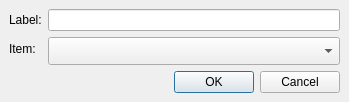
<?xml version="1.0" encoding="UTF-8"?>
<ui version="4.0">
 <class>Mark2ItemDlg</class>
 <widget class="QDialog" name="Mark2ItemDlg">
  <property name="geometry">
   <rect>
    <x>0</x>
    <y>0</y>
    <width>349</width>
    <height>102</height>
   </rect>
  </property>
  <property name="sizePolicy">
   <sizepolicy hsizetype="Preferred" vsizetype="Fixed">
    <horstretch>0</horstretch>
    <verstretch>0</verstretch>
   </sizepolicy>
  </property>
  <property name="maximumSize">
   <size>
    <width>16777215</width>
    <height>115</height>
   </size>
  </property>
  <property name="windowTitle">
   <string>Dialog</string>
  </property>
  <layout class="QGridLayout" name="gridLayout">
   <property name="leftMargin">
    <number>9</number>
   </property>
   <property name="topMargin">
    <number>9</number>
   </property>
   <property name="rightMargin">
    <number>9</number>
   </property>
   <property name="bottomMargin">
    <number>9</number>
   </property>
   <item row="0" column="0">
    <layout class="QFormLayout" name="formLayout">
     <property name="fieldGrowthPolicy">
      <enum>QFormLayout::AllNonFixedFieldsGrow</enum>
     </property>
     <item row="0" column="0">
      <widget class="QLabel" name="label">
       <property name="text">
        <string>Label:</string>
       </property>
      </widget>
     </item>
     <item row="0" column="1">
      <widget class="QLineEdit" name="labelEdit"/>
     </item>
     <item row="1" column="0">
      <widget class="QLabel" name="label_2">
       <property name="text">
        <string>Item:</string>
       </property>
      </widget>
     </item>
     <item row="1" column="1">
      <widget class="QComboBox" name="ItemList">
       <property name="sizePolicy">
        <sizepolicy hsizetype="Expanding" vsizetype="Expanding">
         <horstretch>0</horstretch>
         <verstretch>0</verstretch>
        </sizepolicy>
       </property>
       <property name="editable">
        <bool>false</bool>
       </property>
       <property name="currentIndex">
        <number>-1</number>
       </property>
       <property name="duplicatesEnabled">
        <bool>false</bool>
       </property>
      </widget>
     </item>
    </layout>
   </item>
   <item row="1" column="0">
    <layout class="QHBoxLayout" name="horizontalLayout">
     <item>
      <spacer name="horizontalSpacer">
       <property name="orientation">
        <enum>Qt::Horizontal</enum>
       </property>
       <property name="sizeHint" stdset="0">
        <size>
         <width>164</width>
         <height>20</height>
        </size>
       </property>
      </spacer>
     </item>
     <item>
      <widget class="QDialogButtonBox" name="buttonBox">
       <property name="sizePolicy">
        <sizepolicy hsizetype="Fixed" vsizetype="Fixed">
         <horstretch>0</horstretch>
         <verstretch>0</verstretch>
        </sizepolicy>
       </property>
       <property name="orientation">
        <enum>Qt::Horizontal</enum>
       </property>
       <property name="standardButtons">
        <set>QDialogButtonBox::Cancel|QDialogButtonBox::Ok</set>
       </property>
      </widget>
     </item>
    </layout>
   </item>
  </layout>
 </widget>
 <resources/>
 <connections>
  <connection>
   <sender>buttonBox</sender>
   <signal>accepted()</signal>
   <receiver>Mark2ItemDlg</receiver>
   <slot>accept()</slot>
   <hints>
    <hint type="sourcelabel">
     <x>262</x>
     <y>90</y>
    </hint>
    <hint type="destinationlabel">
     <x>174</x>
     <y>54</y>
    </hint>
   </hints>
  </connection>
  <connection>
   <sender>buttonBox</sender>
   <signal>rejected()</signal>
   <receiver>Mark2ItemDlg</receiver>
   <slot>reject()</slot>
   <hints>
    <hint type="sourcelabel">
     <x>262</x>
     <y>90</y>
    </hint>
    <hint type="destinationlabel">
     <x>174</x>
     <y>54</y>
    </hint>
   </hints>
  </connection>
 </connections>
</ui>
